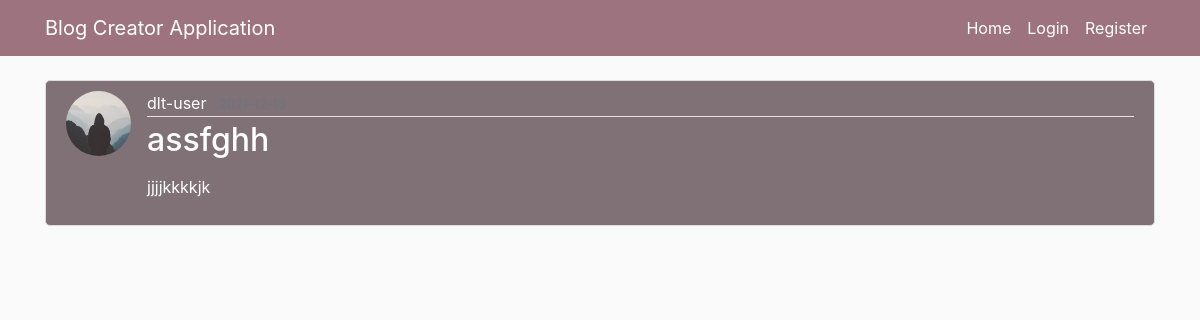
The page /post/14 on the database its author committed.
### flaskblog/models.py (models this page shows, shortened)
class User(db.Model,UserMixin):
  id = db.Column(db.Integer ,primary_key =True)
  username = db.Column(db.String(20) ,unique=True,nullable=False)
  email = db.Column(db.String(20),unique =True,nullable=False)
  image_file = db.Column(db.String(20),nullable=False,default='default.jpg')
  password = db.Column(db.String(20),nullable=False)
  posts = db.relationship('Post' ,backref ='author' ,lazy=True)

class Post(db.Model):
  id = db.Column(db.Integer, primary_key=True)
  title = db.Column(db.String(100), nullable=False)
  date_posted = db.Column(db.DateTime, nullable=False, default=t)
  content = db.Column(db.Text, nullable=False)
  user_id = db.Column(db.Integer, db.ForeignKey('user.id'), nullable=False)

### flaskblog/posts/routes.py (the view)
@posts.route("/post/<int:post_id>",methods=['GET','POST'])
def post(post_id):
  post = Post.query.get_or_404(post_id)
  return render_template('post.html' ,title=post.title,post=post)

### flaskblog/templates/post.html (shortened to what this page needs)
{% extends "layout.html" %}
{% block content %}
   <article class="media content-section">
           <img class="rounded-circle article-img" src="{{url_for('static',filename='profile_pics/' + post.author.image_file)}}">
           <div class="media-body">
                <div class="article-metadata">
               <a class="mr-2" href="{{url_for('users.user_posts' , username=post.author.username)}}">{{post.author.username}}</a>
               <small class="text-muted">{{post.date_posted.strftime('%Y-%m-%d')}}</small>
           </div>
               <h2 class="article-title">{{post.title}} </h2>
              <p class="article-content">{{post.content|safe}}</p>
           </div>
       </article>
{% endblock content %}

### flaskblog/static/main.css (style rules this page uses)
body { background: #fafafa; color: #333333; margin-top: 5rem; }
h2 { color:#fff; }
.content-section { background: #7f7175; padding: 10px 20px; border: 1px solid #dddddd; border-radius: 5px; margin-bottom: 20px; }
a.mr-2 { color: #fff; }
.article-content { white-space: pre-line; }
.media-body p { color:#fff; }
p { margin-top: 0; margin-bottom: 1rem; }
.article-img { height: 65px; width: 65px; margin-right: 16px; }
.article-metadata { padding-bottom: 1px; margin-bottom: 4px; border-bottom: 1px solid #e3e3e3; color:#fff; }

### rows shown on the page
User: image_file (placeholder picture), author.username "dlt-user"
Post: title "assfghh", content "jjjjkkkkjk"
